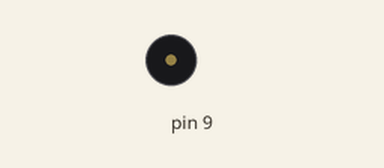
Recording of a sketch running on a simulated Arduino Uno, built with avr-gcc and run on an emulated ATmega328P. Parts: buzzer (waves = sounding).

Above: at 2.3 s.
Timing chart, 0 to 8.6 s (numbered marks = the images above):
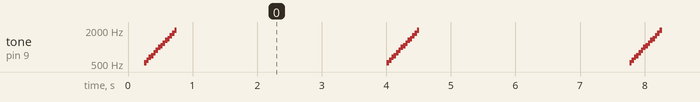

Measured:
- by itself, tone on pin 9: repeats every 3.8 s: 588 Hz 0.04 s, 660 Hz 0.04 s, 698 Hz 0.04 s, 784 Hz 0.04 s, 880 Hz 0.04 s, 988 Hz 0.04 s, 1048 Hz 0.04 s, 1176 Hz 0.04 s, 1320 Hz 0.04 s, 1396 Hz 0.04 s, 1568 Hz 0.04 s, 1760 Hz 0.04 s, 1976 Hz 0.04 s, silent 3.3 s, 524 Hz 0.04 s

The sketch:

tone_glissando.ino
```cpp
#define tempoDuracao    35 //Duração de cada nota
#define tempoIntervalo   1 //Duração do intervalo entre as notas
#define quantOitavas     3 //Extensão
#define oitavaInicial    2 //Oitava que será iniciado

int notasMusicais[] = { 262, 294,330, 349, 392, 440, 494 };

void setup() {


}

void loop() {
  for ( byte j = 0; j < quantOitavas; j++){
    for ( byte i = 0; i < 7; i++){
      tone(9, notasMusicais[i] * j * oitavaInicial, tempoDuracao );
      delay(tempoDuracao + tempoIntervalo);
    }
  }
  delay(3000);
}
```
